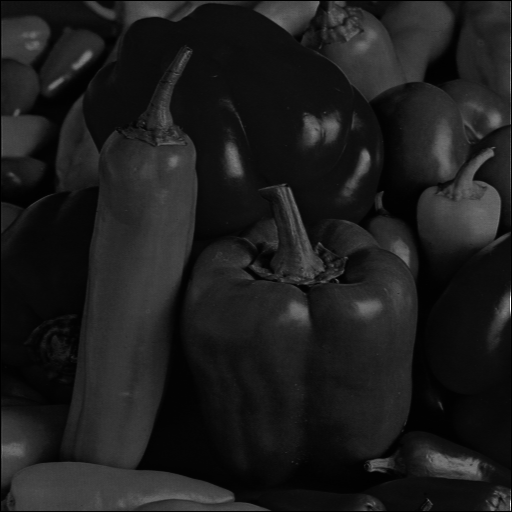
//> input picture ImageProcessing/LenaTest/peppers_sotet.bmp, 512 x 512 px
$ ./HisztogramSzethuzas peppers_sotet.bmp   (built with g++ and OpenCV 4)
//> lines starting //> are read from the running program, lines starting //| are printed output that depends on the picture; after the words box and inside, x2 and y2 are one past the last pixel; in counts of white or black regions, pixels touching at a corner belong together
#include <opencv2/highgui.hpp>
#include <opencv2/imgcodecs.hpp>
#include <opencv2/imgproc.hpp>
#include <iostream>
#include <vector>
#include <sstream>
#include <algorithm>

using namespace std;
using namespace cv;

Mat negyzetesSzethuzas(Mat kep, int max, int min) {
    for (int i = 0; i < kep.rows; i++) {
        for (int j = 0; j < kep.cols; j++) {
            kep.at<unsigned char>(i, j) = 255 * pow((kep.at<unsigned char>(i, j) - min) / (max - min * 1.0f), 2);
        }
    }
    return kep;
}

Mat gyokosSzethuzas(Mat kep, int max, int min) {
    for (int i = 0; i < kep.rows; i++) {
        for (int j = 0; j < kep.cols; j++) {
            kep.at<unsigned char>(i, j) = 255 * sqrtf((kep.at<unsigned char>(i, j) - min) / (max - min * 1.0f));
        }
    }
    return kep;
}

Mat negyzetesSzethuzas(Mat kep, int max, int min) {
    for (int i = 0; i < kep.rows; i++) {
        for (int j = 0; j < kep.cols; j++) {
            kep.at<unsigned char>(i, j) = 255 * pow((kep.at<unsigned char>(i, j) - min) / (max - min * 1.0f), 2);
        }
    }
    return kep;
}

int main(int argc, char** argv) {
    CommandLineParser parser(argc, argv, "{@input | input.jpg | input image}");
    Mat kep = imread(samples::findFile(parser.get<String>("@input")), IMREAD_COLOR);
//> kep is the input picture: 512 rows x 512 cols, CV_8UC3; min 0, max 251, mean 28.8

    Mat szurkeskalas;
    cvtColor(kep, szurkeskalas, COLOR_BGR2GRAY);

    int hisztogramMeret = 256;
    float range[] = { 0, 256 };
    const float* hisztogramRange = { range };

    Mat hisztogram;
    calcHist(&szurkeskalas, 1, 0, Mat(), hisztogram, 1, &hisztogramMeret, &hisztogramRange, true, false);
//> hisztogram = 256 values, max 11589 at index 13, min 0 at index 70, mean 1024

    imshow("Alap Kep", szurkeskalas);

    std::vector<float> hisztogramTomb;
    if (hisztogram.isContinuous()) {
        hisztogramTomb.assign((float*)hisztogram.data, (float*)hisztogram.data + hisztogram.total() * hisztogram.channels());
//> hisztogramTomb has the same summary as hisztogram
    }
    else {
        for (int i = 0; i < hisztogram.rows; ++i) {
            hisztogramTomb.insert(hisztogramTomb.end(), hisztogram.ptr<float>(i), hisztogram.ptr<float>(i) + hisztogram.cols * hisztogram.channels());
        }
    }

    int hisztogramSzelesseg = 512;
    int hisztogramMagassag = 400;
    int szethuzasMertek = cvRound((double)hisztogramSzelesseg / hisztogramMeret);

    Mat hisztogramKep(hisztogramMagassag, hisztogramSzelesseg, CV_8UC3, cv::Scalar(0, 0, 0));
    normalize(hisztogram, hisztogram, 0, hisztogramKep.rows, NORM_MINMAX, -1, Mat());
//> hisztogram = 256 values, max 400 at index 13, min 0 at index 70, mean 35.34

    for (int i = 1; i < hisztogramMeret; i++)
    {
        line(hisztogramKep, cv::Point(szethuzasMertek * (i - 1), hisztogramMagassag - cvRound(hisztogram.at<float>(i - 1))),
            Point(szethuzasMertek * (i), hisztogramMagassag - cvRound(hisztogram.at<float>(i))),
            cv::Scalar(255, 255, 255), 2, 8, 0);
    }
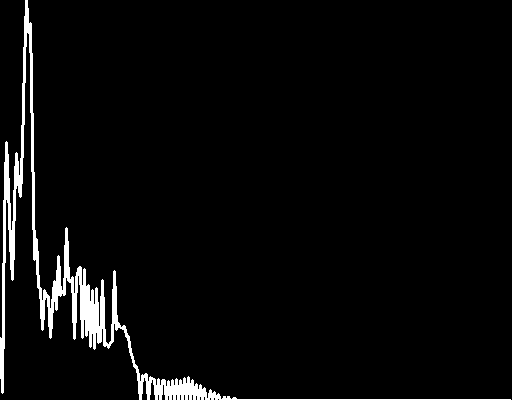
//> hisztogramKep: 400 rows x 512 cols, CV_8UC3; 3.8% white; 1 white region, box (x1, y1, x2, y2) and area: (0, 0, 511, 400) 7794

    imshow("Alap hisztogram", hisztogramKep);

    int max = 0;
    int min = 0;

    for (int i = 0; i < hisztogramTomb.size(); i++) {
        if (hisztogramTomb[i] != 0) {
            min = i;
        }
    }

    for (int i = hisztogramTomb.size() - 1; i >= 0; i--) {
        if (hisztogramTomb[i] != 0) {
            max = i;
        }
    }

    //Mat szurkeKepSzethuzas = szethuzas(kep.clone(), max, min);
    //Mat szurkeKepSzethuzas = gyokosSzethuzas(kep.clone(), max, min);
    Mat szurkeKepSzethuzas = negyzetesSzethuzas(kep.clone(), max, min);
//> after the loop in negyzetesSzethuzas, `for (int i = 0; i < kep.rows; i++)`:
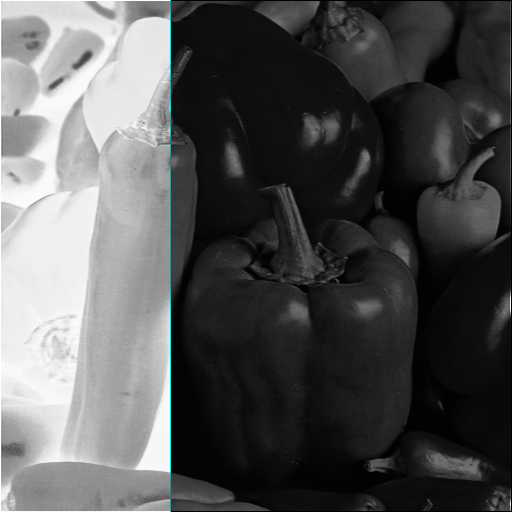
//> kep: 512 rows x 512 cols, CV_8UC3; mean B, G, R 83.8, 83.8, 83.5
//> max = 0; min = 251

    imshow("Szethuzott kep", szurkeKepSzethuzas);

    Mat szethuzottHisztogram;
//> (the run ends here: the program stops with an error, at `calcHist(&szurkeKepSzethuzas, 1, 0, Mat(), szethuzottHisztogram, 1, &h..`)
